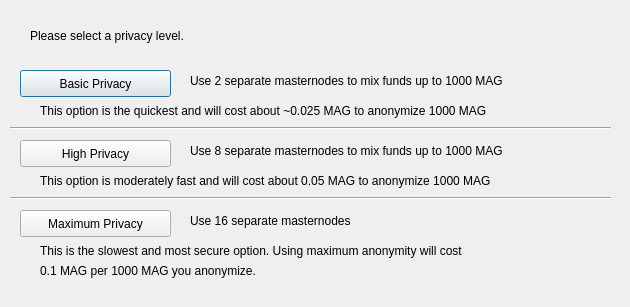
<?xml version="1.0" encoding="UTF-8"?>
<ui version="4.0">
 <class>DarksendConfig</class>
 <widget class="QDialog" name="DarksendConfig">
  <property name="geometry">
   <rect>
    <x>0</x>
    <y>0</y>
    <width>630</width>
    <height>307</height>
   </rect>
  </property>
  <property name="windowTitle">
   <string>Configure Darksend</string>
  </property>
  <widget class="QPushButton" name="buttonBasic">
   <property name="geometry">
    <rect>
     <x>20</x>
     <y>70</y>
     <width>151</width>
     <height>27</height>
    </rect>
   </property>
   <property name="text">
    <string>Basic Privacy</string>
   </property>
  </widget>
  <widget class="QPushButton" name="buttonHigh">
   <property name="geometry">
    <rect>
     <x>20</x>
     <y>140</y>
     <width>151</width>
     <height>27</height>
    </rect>
   </property>
   <property name="text">
    <string>High Privacy</string>
   </property>
  </widget>
  <widget class="QPushButton" name="buttonMax">
   <property name="geometry">
    <rect>
     <x>20</x>
     <y>210</y>
     <width>151</width>
     <height>27</height>
    </rect>
   </property>
   <property name="text">
    <string>Maximum Privacy</string>
   </property>
  </widget>
  <widget class="QLabel" name="label">
   <property name="geometry">
    <rect>
     <x>30</x>
     <y>20</y>
     <width>571</width>
     <height>31</height>
    </rect>
   </property>
   <property name="text">
    <string>Please select a privacy level.</string>
   </property>
  </widget>
  <widget class="QLabel" name="label_2">
   <property name="geometry">
    <rect>
     <x>190</x>
     <y>70</y>
     <width>421</width>
     <height>21</height>
    </rect>
   </property>
   <property name="text">
    <string>Use 2 separate masternodes to mix funds up to 1000 MAG</string>
   </property>
  </widget>
  <widget class="QLabel" name="label_3">
   <property name="geometry">
    <rect>
     <x>190</x>
     <y>140</y>
     <width>411</width>
     <height>21</height>
    </rect>
   </property>
   <property name="text">
    <string>Use 8 separate masternodes to mix funds up to 1000 MAG</string>
   </property>
  </widget>
  <widget class="QLabel" name="label_4">
   <property name="geometry">
    <rect>
     <x>190</x>
     <y>210</y>
     <width>421</width>
     <height>21</height>
    </rect>
   </property>
   <property name="text">
    <string>Use 16 separate masternodes</string>
   </property>
  </widget>
  <widget class="QLabel" name="label_6">
   <property name="geometry">
    <rect>
     <x>40</x>
     <y>100</y>
     <width>561</width>
     <height>21</height>
    </rect>
   </property>
   <property name="text">
    <string>This option is the quickest and will cost about ~0.025 MAG to anonymize 1000 MAG</string>
   </property>
  </widget>
  <widget class="QLabel" name="label_7">
   <property name="geometry">
    <rect>
     <x>40</x>
     <y>170</y>
     <width>561</width>
     <height>21</height>
    </rect>
   </property>
   <property name="text">
    <string>This option is moderately fast and will cost about 0.05 MAG to anonymize 1000 MAG</string>
   </property>
  </widget>
  <widget class="QLabel" name="label_8">
   <property name="geometry">
    <rect>
     <x>40</x>
     <y>240</y>
     <width>561</width>
     <height>21</height>
    </rect>
   </property>
   <property name="text">
    <string>This is the slowest and most secure option. Using maximum anonymity will cost</string>
   </property>
  </widget>
  <widget class="QLabel" name="label_9">
   <property name="geometry">
    <rect>
     <x>40</x>
     <y>260</y>
     <width>561</width>
     <height>21</height>
    </rect>
   </property>
   <property name="text">
    <string>0.1 MAG per 1000 MAG you anonymize.</string>
   </property>
  </widget>
  <widget class="Line" name="line">
   <property name="geometry">
    <rect>
     <x>10</x>
     <y>120</y>
     <width>601</width>
     <height>16</height>
    </rect>
   </property>
   <property name="orientation">
    <enum>Qt::Horizontal</enum>
   </property>
  </widget>
  <widget class="Line" name="line_2">
   <property name="geometry">
    <rect>
     <x>10</x>
     <y>190</y>
     <width>601</width>
     <height>16</height>
    </rect>
   </property>
   <property name="orientation">
    <enum>Qt::Horizontal</enum>
   </property>
  </widget>
 </widget>
 <resources/>
 <connections/>
</ui>
